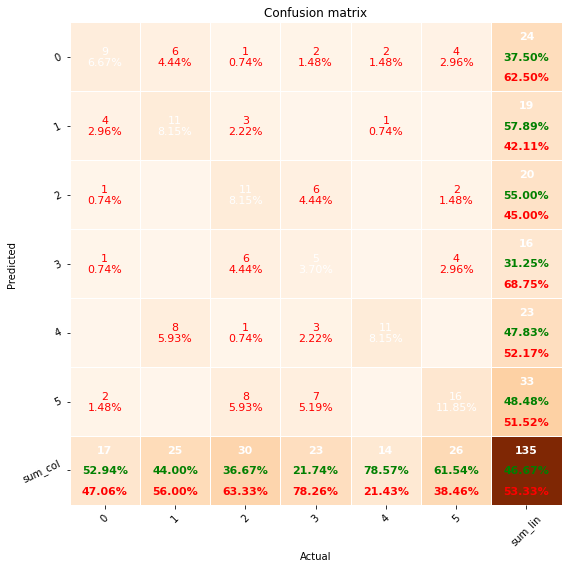

The Python source for this figure:
#pip install pretty_confusion_matrix

from IPython.core.display import Pretty
#Data
import pandas as pd 
import numpy as np

#Wavelet Transform 
import pywt

#Train and Test Split
from sklearn.model_selection import train_test_split

#CNN and LSTM Model
import keras 
from keras.models import Sequential, Model
from tensorflow.keras.optimizers import Adam
from keras.layers import Conv1D, LSTM, Input, MaxPool1D, MaxPooling1D, Dropout, AvgPool1D, Reshape, Concatenate, Dense, Flatten

#Metrics
from sklearn.metrics import confusion_matrix, recall_score, precision_score

#Visualization 
import seaborn as sns
import matplotlib.pyplot as plt
from pretty_confusion_matrix import pp_matrix

#Import Data
x1 = pd.read_csv('https://github.com/ascdavia/TCC_Engenharia_de_Controle_e_Automacao/blob/main/Database/sEMG_Basic_Hand_movements_upatras_csv_files/Database_1/df1_mov_all.csv?raw=true', compression = None)
x1 = x1.drop(x1.columns[0], axis=1)

#Define Wavelet Transform Function 

def waveletTransformFourLevels(df):
  
  aux_df = ()
  aux_df = pd.DataFrame(aux_df)

  for i in range (len(df)):
    aux = df.loc[i]
    cA4, cD4, cD3, cD2, cD1= pywt.wavedec(aux,'db2', level = 4) 
    cA4 = pd.DataFrame(cA4).T
    cD4 = pd.DataFrame(cD4).T
    cD3 = pd.DataFrame(cD3).T
    cD2 = pd.DataFrame(cD2).T
    cD1 = pd.DataFrame(cD1).T
    aux_df2 = pd.concat([cA4,cD4,cD3,cD2,cD1], axis=1)
    aux_df = pd.concat([aux_df,aux_df2])

  c = list(range(0, 3010, 1))
  aux_df.set_axis(c, axis='columns', inplace=True)
  aux_df = aux_df.reset_index(drop=True)

  return (aux_df)

#Wavelet Transform Application
x = waveletTransformFourLevels(x1)
x = pd.DataFrame(x)

#Reshape
x = x.values.reshape(x.shape[0], x.shape[1], 1)

#Labels
base = np.ones((150,1), dtype=np.int64)
m_cyl = base*0
m_hook = base*1
m_lat = base*2
m_palm = base*3
m_spher = base*4
m_tip = base*5

y = np.vstack([m_cyl,m_hook,m_lat,m_palm,m_spher,m_tip])
#y = pd.DataFrame(y)

#Train, test and validation split
x_train, x_aux, y_train, y_aux = train_test_split(x,y, test_size=0.30, random_state=42)
x_val, x_test, y_val, y_test = train_test_split(x_aux, y_aux, test_size=0.50, random_state=23)

#LSTM Model

lstm_size = 6          # 3 times the amount of channels
lstm_layers = 1        # Number of layers
lr = 0.0001
batch_size = 100
seq_len = 3010
epochs = 150

n_classes = 6
n_channels = 1

opt = Adam(learning_rate=lr)

lstm_model = Sequential()
lstm_model.add(LSTM(lstm_size, input_shape=(seq_len, n_channels), return_sequences=True))
lstm_model.add(LSTM(lstm_size, return_sequences=True))
lstm_model.add(Flatten())
lstm_model.add(Dense(n_classes, activation='softmax'))
#lstm_model.add(Dropout(0.2))
lstm_model.compile(loss='sparse_categorical_crossentropy', optimizer=opt, metrics=['accuracy'])

#Fit LSTM Model

lstm_model.fit(x_train, y_train,
          epochs=epochs, 
          batch_size=batch_size, 
          verbose=True, 
          validation_data=(x_val, y_val))


avaliacao1 = lstm_model.evaluate(x_train,y_train)


pred1 = lstm_model.predict(x_test)
y_pred1 = pred1.argmax(axis=-1)

cm1 = confusion_matrix(y_test, y_pred1)
print(cm1)

qualidade1 = cm1.diagonal()/cm1.sum(axis=1)
desvio1 = np.std(qualidade1)
print('Qualidade:', qualidade1)
print('Desvio:', desvio1)

df_cm1 = pd.DataFrame(cm1, range(6),range(6))
pp_matrix(df_cm1)
